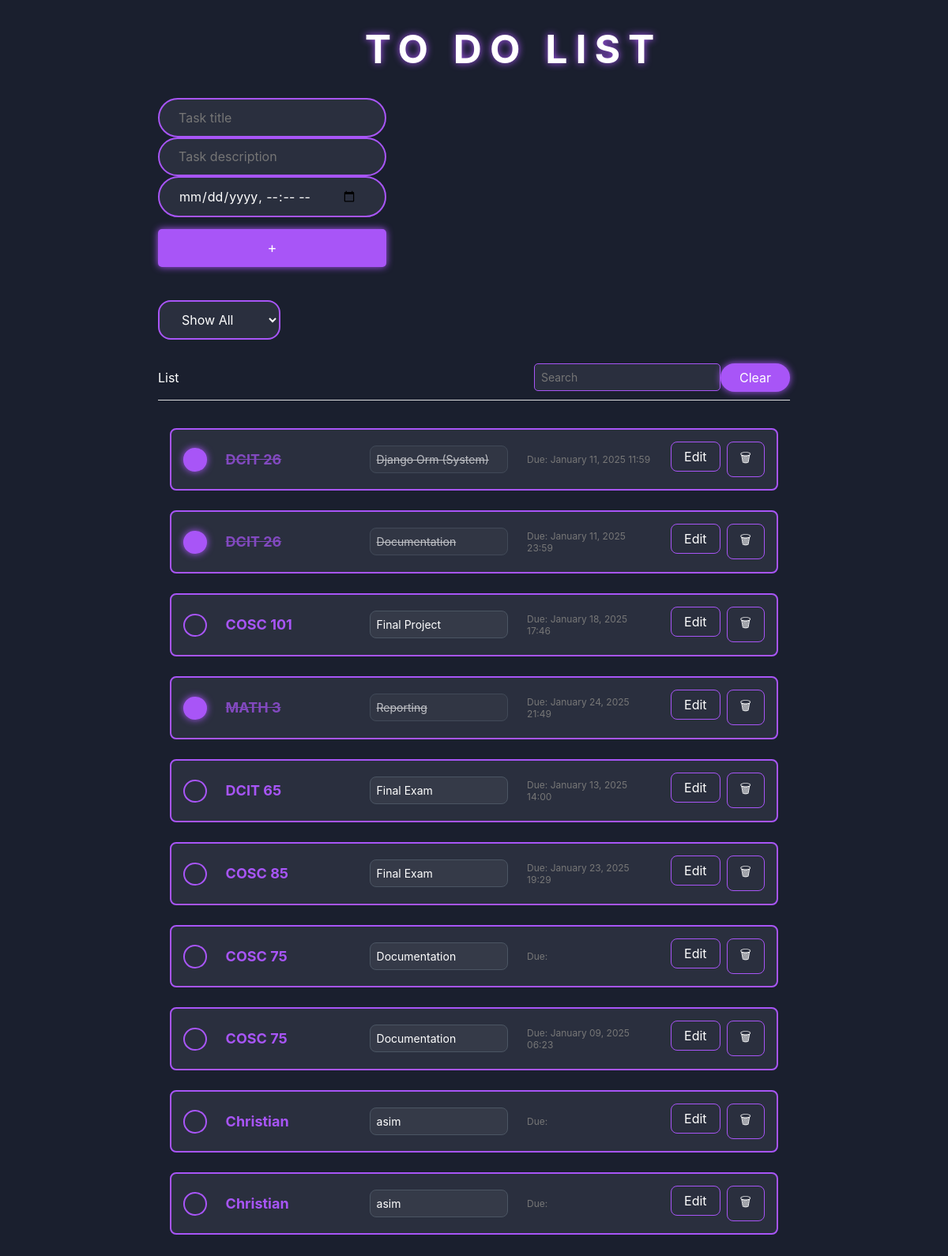
The app's page /dashboard/ (signed in), older data.
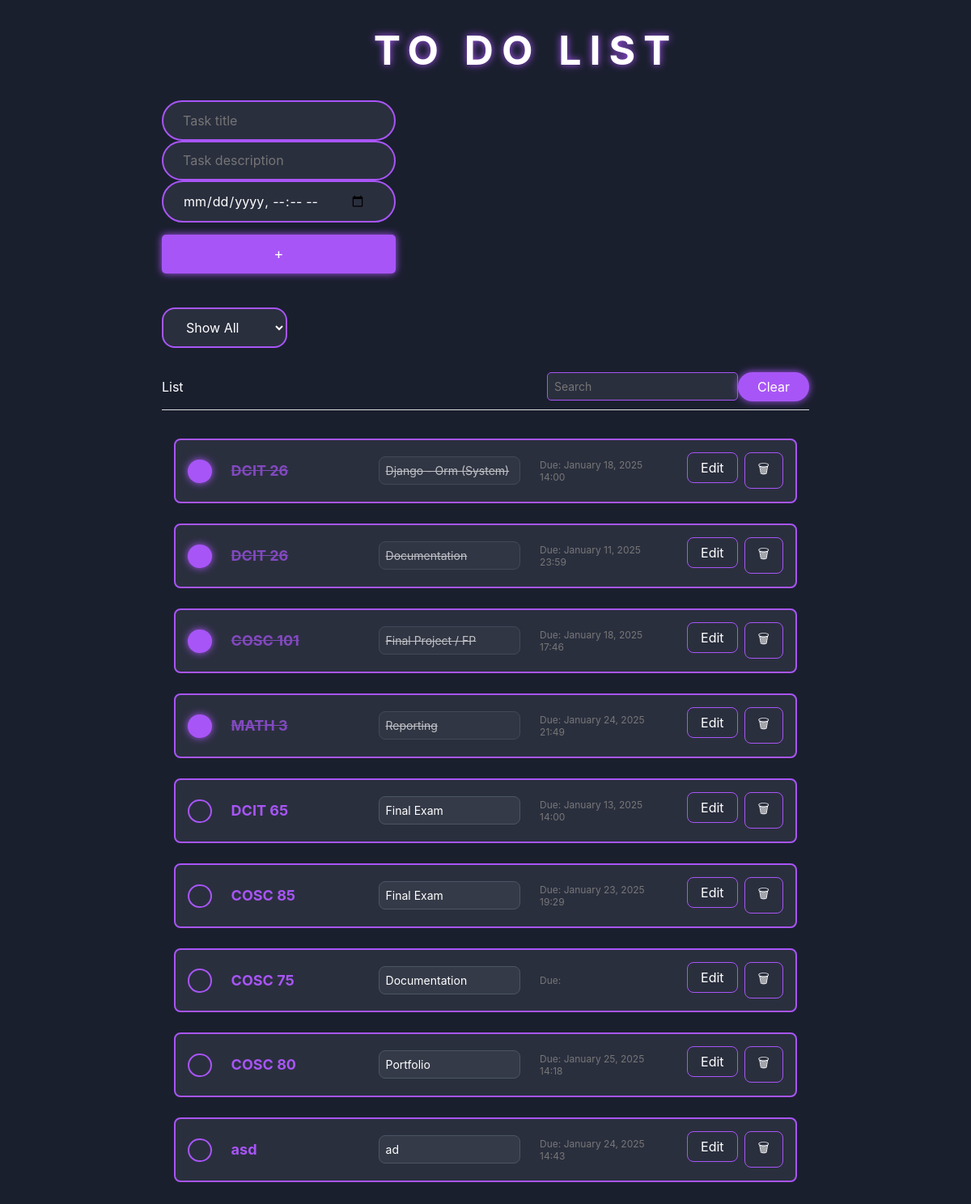
The same page, newer data.
### base/models.py (models this page shows, shortened)
class Task(models.Model):
    user = models.ForeignKey(User, on_delete=models.CASCADE, related_name="tasks")
    title = models.CharField(max_length=255)
    description = models.TextField(blank=True)  # Allow empty descriptions
    due_date = models.DateTimeField(null=True, blank=True)
    completed = models.BooleanField(default=False)
    position = models.IntegerField(default=0)
    created = models.DateTimeField(auto_now_add=True)
    class Meta:
        order_with_respect_to = "user"

### base/views.py (the view)
# urls.py: path("dashboard/", views.dashboard, name="dashboard"),
def dashboard(request):
    if request.user.is_authenticated:
        tasks = Task.objects.filter(user=request.user)  # Get tasks for the logged-in user
        return render(request, 'dashboard.html', {'tasks': tasks})
    else:
        return redirect('login')  # Redirect to login if not authenticated

### base/templates/dashboard.html (shortened to what this page needs)
<!DOCTYPE html>
<html lang="en">
<head>
    {% load static %}
    <link rel="stylesheet" href="{% static 'styles/style.css' %}">
    <link rel="stylesheet" href="{% static 'styles/task.css' %}">
    <link rel="stylesheet" href="{% static 'styles/style2.css' %}">
</head>
<body>
    <div class="container">
        <h1>TO DO LIST</h1>
        <div class="add-task">
            <form method="POST" action="{% url 'add_task' %}">
                <div class="input-group">
                    <input type="text" name="title" placeholder="Task title" class="task-title-input" required>
                    <input type="text" name="description" placeholder="Task description" class="task-input" required>
                    <input type="datetime-local" name="due_date" class="task-input">
                </div>
                <button type="submit" class="add-btn"> + </button>
            </form>
        </div>
        <div class="add-filter">
            <form method="GET" action="{% url 'task-list' %}">
                <select name="filter" class="filter" onchange="this.form.submit()">
                    <option value="all" {% if request.GET.filter == 'all' %}selected{% endif %}>Show All</option>
                </select>
            </form>
        </div>
        <div class="list-header">
            <span>List</span>
            <div class="list-clear">
                <div class="search-box">
                    <form method="GET" action="{% url 'task-list' %}">
                        <input type="text" name="search" placeholder="Search" class="search-input"
                            value="{{ request.GET.search|default_if_none:'' }}"
                            onkeypress="if(event.key === 'Enter'){this.form.submit();}">
                    </form>
                </div>
                <form method="GET" action="{% url 'task-list' %}">
                    <button type="submit" name="clear" value="true" class="clear-btn">Clear</button>
                </form>
            </div>
        </div>
        <div class="task-list" id="taskList">
            {% for task in tasks %}
            <div class="task-item" data-id="{{ task.id }}">
                <div class="task-actions">
                    <form method="POST" action="{% url 'update_task' task.id %}" class="inline-form">
                        <button type="submit" class="checkbox {{ task.completed|yesno:'checked,' }}"></button>
                    </form>
                </div>
                <div class="task-title {{ task.completed|yesno:'completed,' }}">
                    {{ task.title }}
                </div>
                <div class="task-text {{ task.completed|yesno:'completed,' }}">
                    {{ task.description }}
                </div>
                <div class="task-due-date">
                    Due: {{ task.due_date|date:"F d, Y H:i" }}
                </div>
                <div class="task-actions">
                    <form method="GET" action="{% url 'edit_task' task.id %}" class="inline-form">
                        <button type="submit" class="edit-btn">Edit</button>
                    </form>
                    <form method="POST" action="{% url 'delete_task' task.id %}" class="inline-form">
                        <button type="submit" class="delete-btn">🗑</button>
                    </form>
                </div>
            </div>
            {% empty %}
            <p>No tasks available.</p>
            {% endfor %}
        </div>
    </div>
</body>
</html>

### base/static/styles/style.css (style rules this page uses)
:root { --bg-color: #1a1f2e; --text-color: #ffffff; --neon-purple: #a855f7; --neon-glow: 0 0 10px #a855f7; --input-bg: #2a2f3e; --border-color: #4b5563; }
* { margin: 0; padding: 0; box-sizing: border-box; font-family: 'Inter', system-ui, -apple-system, sans-serif; }
body { background-color: var(--bg-color); color: var(--text-color); min-height: 100vh; display: flex; justify-content: center; padding: 2rem; }
.container { width: 100%; max-width: 800px; }
h1 { text-align: center; margin-bottom: 2rem; letter-spacing: 0.2em; color: var(--text-color); text-shadow: var(--neon-glow); }
.add-task { display: flex; gap: 1rem; margin-bottom: 2rem; flex-wrap: wrap; justify-content: space-between; }
input, select, button { background-color: var(--input-bg); border: 2px solid var(--neon-purple); color: var(--text-color); padding: 0.8rem; border-radius: 0.5rem; font-size: 1rem; transition: all 0.3s ease; }
.task-title-input, .task-input { width: 100%; border-radius: 2rem; padding-left: 1.5rem; display: flex; flex-direction: row; }
.task-input { max-width: 100%; }
.add-btn { order: 1; background-color: var(--neon-purple); border: none; width: 3rem; height: 3rem; border-radius: 50%; cursor: pointer; font-size: 1.5rem; display: flex; align-items: center; justify-content: center; box-shadow: var(--neon-glow); }
.filter { order: 2; border-radius: 2rem; padding: 0 1.5rem; background-color: var(--input-bg); min-width: 120px; height: 50px; margin-top: 10px; }
.list-header { display: flex; align-items: center; gap: 1rem; margin-bottom: 1rem; flex-wrap: wrap; }
.search-box { flex: 1; min-width: 200px; }
.search-input { width: 100%; border-radius: 2rem; padding-left: 2rem; }
.clear-btn { background-color: var(--neon-purple); border: none; padding: 0.5rem 1.5rem; border-radius: 2rem; cursor: pointer; box-shadow: var(--neon-glow); }
.task-list { display: flex; flex-direction: column; gap: 0.8rem; }
.list-clear { display: flex; flex-direction: row; }

### base/static/styles/task.css (style rules this page uses)
.task-item { display: flex; align-items: center; gap: 1rem; background-color: var(--input-bg); padding: 1rem; border-radius: 1rem; border: 2px solid var(--neon-purple); margin-bottom: 0.5rem; transition: all 0.3s ease; position: relative; overflow-x: auto; height: auto; word-wrap: break-word; }
.task-item::before { content: ''; position: absolute; top: 0; left: 0; right: 0; bottom: 0; border-radius: 1rem; border: 2px solid transparent; transition: all 0.3s ease; }
.checkbox { width: 1.5rem; height: 1.5rem; border-radius: 50%; border: 2px solid var(--neon-purple); cursor: pointer; transition: all 0.3s ease; z-index: 100; }
.checkbox.checked { background-color: var(--neon-purple); box-shadow: var(--neon-glow); }
.task-title { font-weight: bold; color: var(--neon-purple); }
.task-text { padding: 0.5rem; border: 1px solid var(--border-color); border-radius: 0.5rem; background-color: rgba(255, 255, 255, 0.05); }
.task-title.completed, .task-text.completed { text-decoration: line-through; opacity: 0.7; }
.task-actions { display: flex; gap: 0.5rem; z-index: 100; }
.edit-btn, .delete-btn { background: none; border: 1px solid var(--neon-purple); cursor: pointer; padding: 0.5rem 1rem; border-radius: 0.5rem; transition: all 0.3s ease; }

Row changes from the older to the newer data that the page shows:
removed Task: completed False (drawn), title "COSC 75", description "Documentation", due_date "January 09, 2025 06:23"
removed Task: completed False (drawn), title "Christian", description "asim"
removed Task: completed False (drawn), title "Christian", description "asim"
changed Task: description "Django Orm (System)" → "Django - Orm (System)"; due_date "January 11, 2025 11:59" → "January 18, 2025 14:00"
changed Task "COSC 101": completed False → True (drawn); description "Final Project" → "Final Project / FP"
added Task: completed False (drawn), title "COSC 80", description "Portfolio", due_date "January 25, 2025 14:18"
added Task: completed False (drawn), title "asd", description "ad", due_date "January 24, 2025 14:43"
